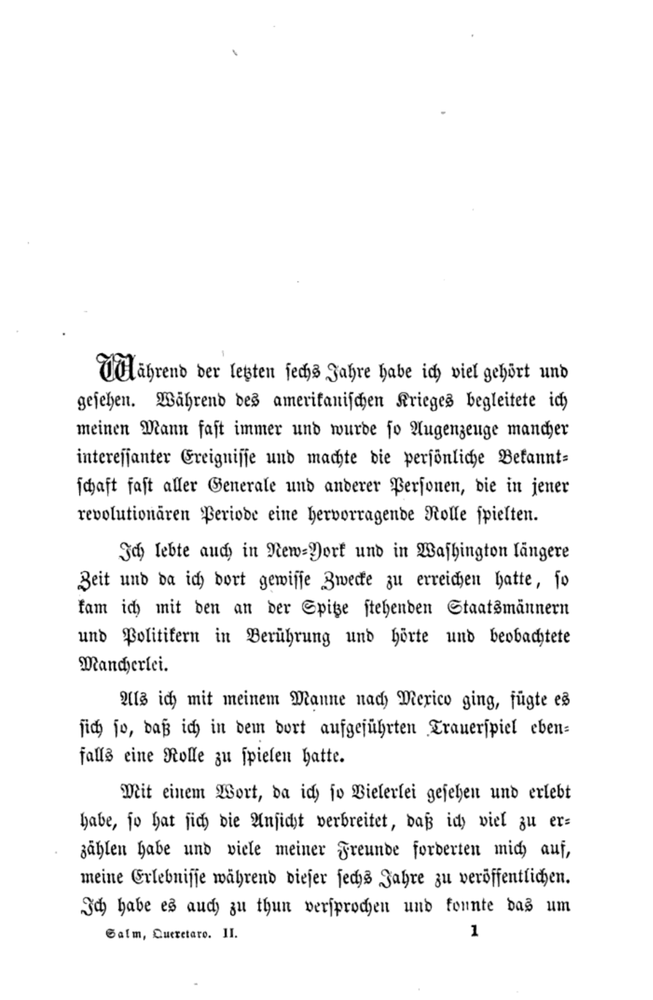
%> input picture frakturOCR/page001.png, 653 x 1000 px, shrunk from 1061 x 1625 before the run
$ octave test1.m   (GNU Octave 9; MATLAB toolbox functions it lacks are replaced by stand-ins)
%> lines starting %> are read from the running program, lines starting %| are printed output that depends on the picture; in (x1, y1, x2, y2) boxes, pixels count from 0 and x2, y2 are one past the last pixel; in counts of white or black regions, pixels touching at a corner belong together; the program's own positions count from 1
% First test
%
% Make sure you have the image package (if using Octave). Once in your local
% installation you load it with:
%
% >> pkg load image
%
% History:
%     18.08.2015. First implementation.
%
% @author: Mario Garcia
% www.mayitzin.com

 clear all

 disp('Starting test')

 I = imread('page001.png');
%> I is the input picture: size 1000x653x3 uint8; min 0, max 255, mean 242.1
 I = rgb2gray(I);
%> I: size 1000x653 uint8
 [m, n] = size(I);
%> m = 1000; n = 653

 % Sharpening Filters
 f1 = fspecial('unsharp', 0.1);
 f2 = fspecial('unsharp', 0.9);

 % Sharped Images
 J1 = imfilter(I,f1);
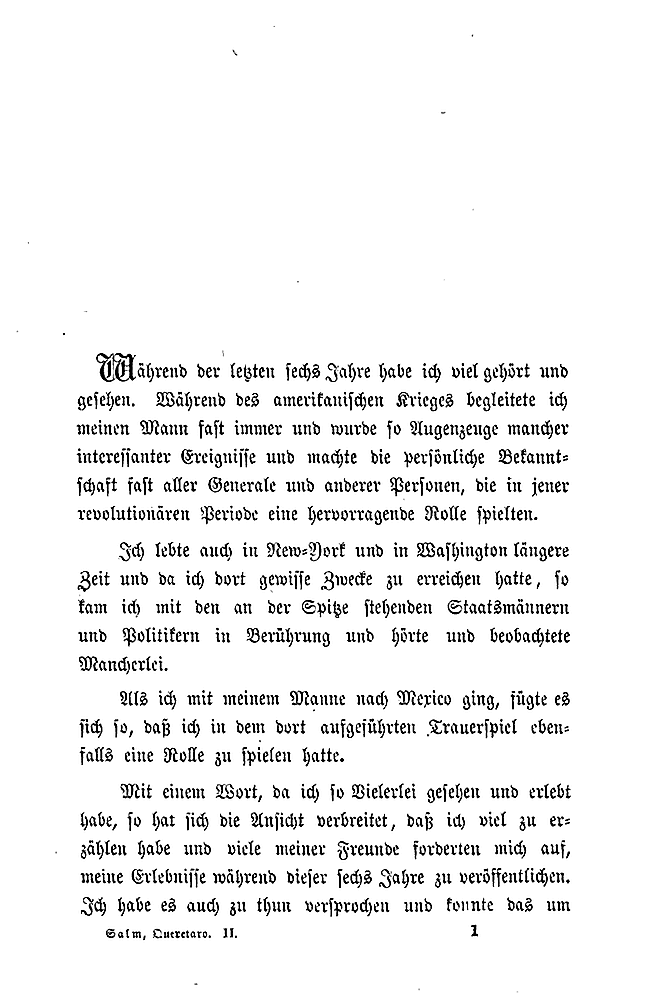
%> J1: size 1000x653 uint8; min 0, max 255, mean 241
 J2 = imfilter(I,f2);

 % Binarized Images
 t = 220;
 Ibw1 = im2bw(J1,t/256);
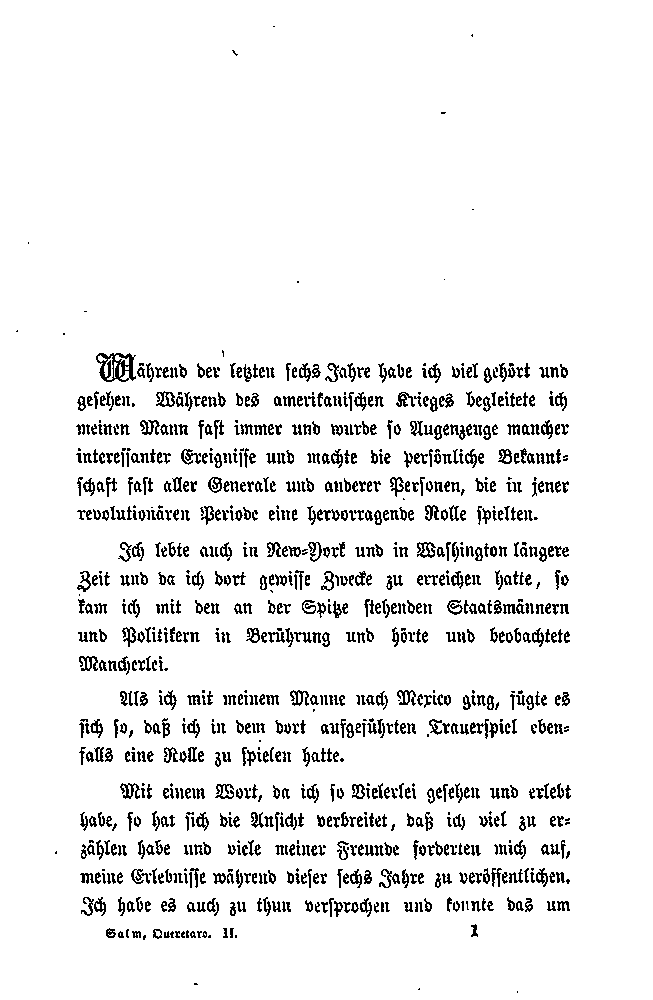
%> Ibw1: size 1000x653 logical; 93.2% white; black in thin lines or dots, all inside (x1, y1, x2, y2) = (16, 26, 571, 993)
 Ibw2 = im2bw(J2,t/256);

% Dilate image
se2 = strel('square',5);
Idi2 = ~imdilate(~Ibw2,se2);
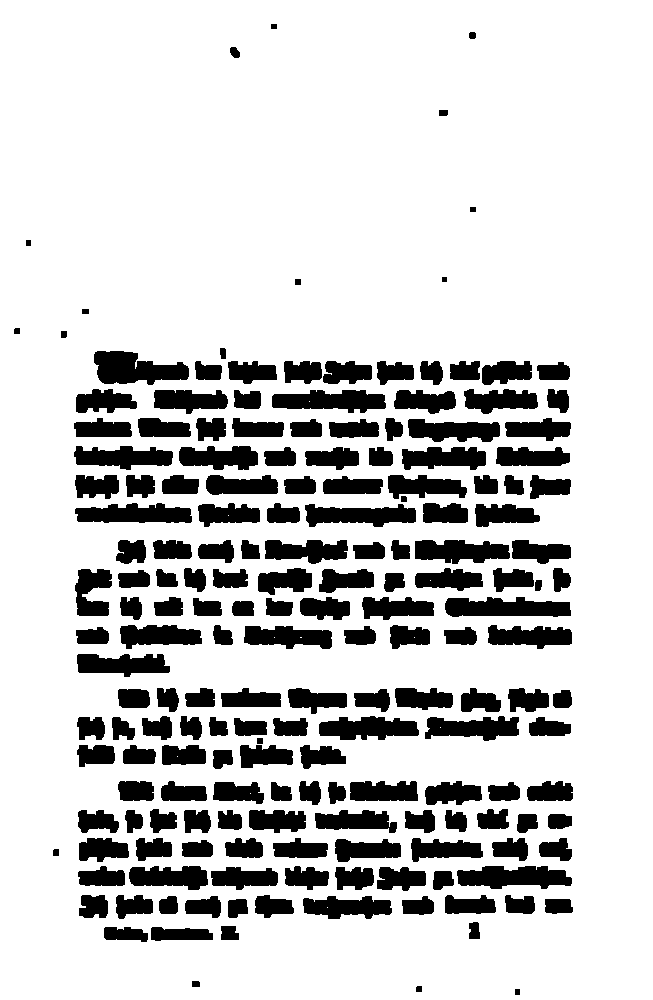
%> Idi2: size 1000x653 logical; 80.6% white; 185 black regions, largest, box (x1, y1, x2, y2) and area: (94, 351, 189, 385) 2161, (445, 597, 571, 617) 1978, (457, 866, 572, 889) 1950

% Close Image
se3 = strel('square',5);
Idi3= ~imclose(~Ibw2,se3);
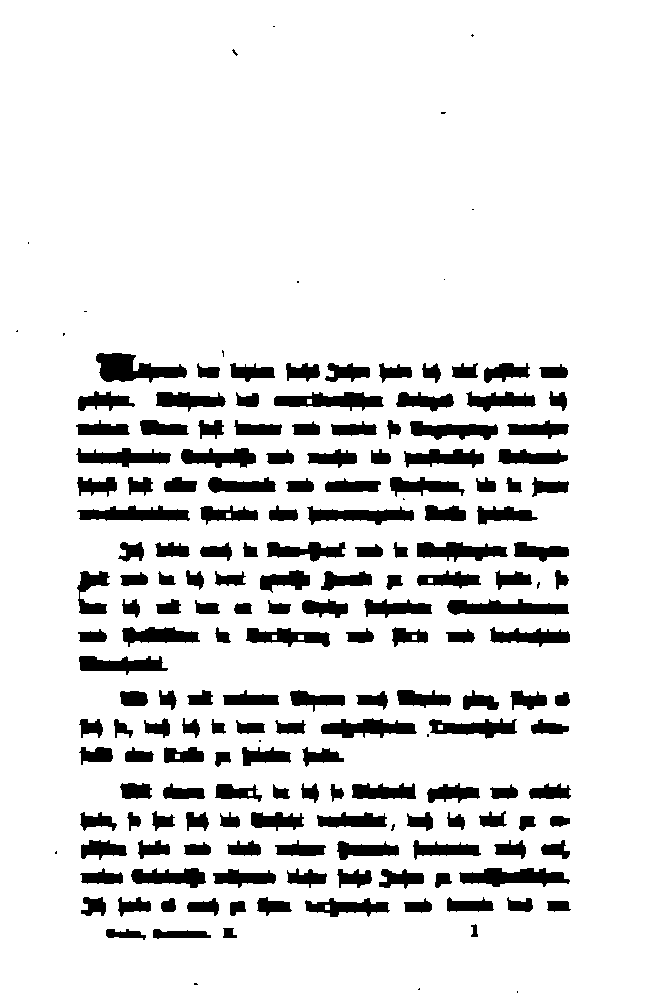
%> Idi3: size 1000x653 logical; 88% white; 187 black regions (21 under 20 px), largest, box (x1, y1, x2, y2) and area: (96, 353, 187, 383) 1557, (447, 599, 569, 615) 1350, (459, 868, 570, 887) 1334
%Idi3 = ~bwconvhull(~Idi3, 'objects');

% Centroids
Ics2 = regionprops(~Idi2,'centroid');
%> Ics2 = 185 regions; first 5, Centroid: [17.6 331.6], [29 243.5], [56.6 853.1], [64.4 334.9], [103.5 429.8]
cs2 = cat(1, Ics2.Centroid);
%> cs2 = 185 rows, first 12: [17.57 331.6; 29 243.5; 56.56 853.1; 64.44 334.9; 103.5 429.8; 123.7 457.9; 97.35 486.6; 135.1 514.8; 92.76 592.7; 104.6 401.9; 93.36 637; 122.4 665.2]

% Pseudo-Histograms
x = sum(~Ibw2,2);
%> x = 1000 values, max 302 at index 427, min 0 at index 1, mean 45.71
y = zeros(m,1);
for i = 1:m
    y(i) = sum(round(cs2(:,2))==i);
end
%> after the loop, y = 1000 values, max 7 at index 580, min 0 at index 1, mean 0.185
z = x.*y;
%> z = 1000 values, max 1274 at index 637, min 0 at index 1, mean 28.79
w = sum(~Idi3,2);
%> w = 1000 values, max 412 at index 883, min 0 at index 1, mean 78.16

% Plotting Images
figure()
% subplot(1,4,1)
%     imshow(I);
subplot(1,4,1)
    imshow(I); hold on
    plot(cs2(:,1),cs2(:,2), 'r*'); hold off
% [6 lines of commented-out code are left out]
subplot(1,4,2)
    imshow(Idi3)
subplot(1,4,3)
    plot(gca, 1:m,z, 'r-')
    set(gca,'view',[90 90])
subplot(1,4,4)
    plot(gca, 1:m,w, 'r-')
    set(gca,'view',[90 90])
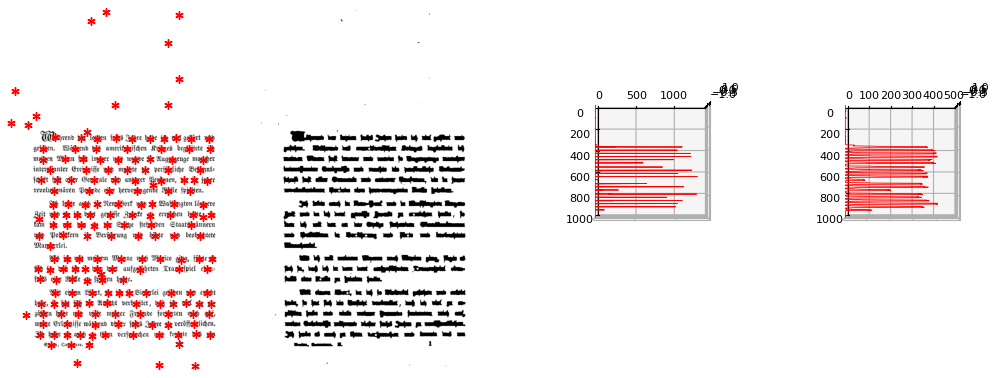
%> figure redrawn from the program's plot data, 4 panels
